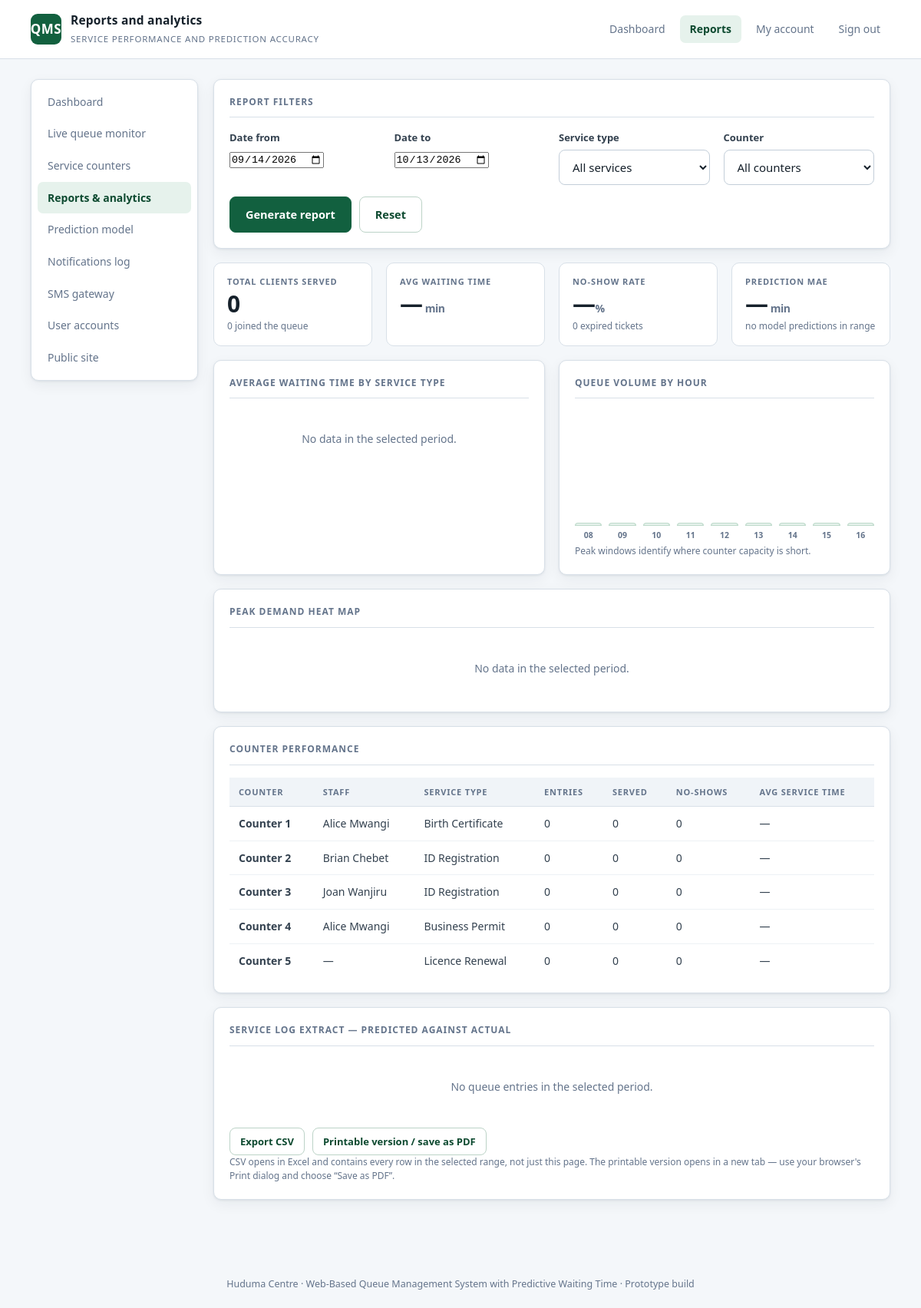
The app's page /admin/reports.php (signed in) with its own data.
### tables this page shows
CREATE TABLE service_counter (
    counter_id        INT AUTO_INCREMENT PRIMARY KEY,
    counter_name      VARCHAR(60)  NOT NULL,
    service_type      VARCHAR(80)  NOT NULL,
    status            ENUM('open','closed') NOT NULL DEFAULT 'closed',
    assigned_staff_id INT DEFAULT NULL,
    CONSTRAINT fk_counter_staff FOREIGN KEY (assigned_staff_id)
        REFERENCES user (user_id) ON DELETE SET NULL,
    INDEX idx_counter_service (service_type, status)
);

CREATE TABLE user (
    user_id        INT AUTO_INCREMENT PRIMARY KEY,
    full_name      VARCHAR(120)  NOT NULL,
    phone_number   VARCHAR(20)   NOT NULL,
    email          VARCHAR(120)  DEFAULT NULL,
    password_hash  VARCHAR(255)  DEFAULT NULL,
    role           ENUM('client','staff','admin') NOT NULL DEFAULT 'client',
    created_at     DATETIME      NOT NULL DEFAULT CURRENT_TIMESTAMP,
    INDEX idx_user_phone (phone_number),
    UNIQUE KEY uq_user_email (email)
);

### includes/helpers.php (called while the page is built, shortened)
<?php
require_once __DIR__ . '/db.php';
function e(?string $s): string
{
    return htmlspecialchars((string)$s, ENT_QUOTES, 'UTF-8');
}
function flash(?string $msg = null, string $type = 'info')
{
    $f = $_SESSION['flash'] ?? null;
    return $f;
}

### modules/reporting.php (called while the page is built, shortened)
<?php
require_once __DIR__ . '/../includes/db.php';
function report_filters(array $input): array
{
    $from = $input['from'] ?? '';
    $to   = $input['to'] ?? '';
    if (!preg_match('/^\d{4}-\d{2}-\d{2}$/', $from)) {
        $from = date('Y-m-d', strtotime('-29 days'));
    }
    if (!preg_match('/^\d{4}-\d{2}-\d{2}$/', $to)) {
        $to = date('Y-m-d');
    }
    return [
        'from'    => $from,
        'to'      => $to,
        'service' => trim((string)($input['service'] ?? '')),
        'counter' => (int)($input['counter'] ?? 0),
    ];
}
function report_where(array $f, string $alias = 'qe'): array
{
    $sql = " WHERE DATE($alias.join_time) BETWEEN :from AND :to ";
    $params = [':from' => $f['from'], ':to' => $f['to']];
    return [$sql, $params];
}
function report_summary(array $f): array
{
    [$where, $params] = report_where($f);
    $row = q_one(
        'SELECT
            COUNT(*)                                            AS total_entries,
            SUM(qe.status = "completed")                        AS served,
            SUM(qe.status = "expired")                          AS no_shows,
            SUM(qe.status = "cancelled")                        AS cancelled,
            SUM(qe.delivery_channel = "sms")                    AS sms_tickets,
            AVG(CASE WHEN qe.status = "completed"
                      AND qe.service_start_time IS NOT NULL
                     THEN TIMESTAMPDIFF(SECOND, qe.join_time,
                                        qe.service_start_time)/60 END) AS avg_actual_wait,
            AVG(CASE WHEN qe.status = "completed"
                     THEN qe.predicted_wait_time END)           AS avg_predicted_wait
         FROM queue_entry qe' . $where,
        $params
    ) ?: [];
    [$accWhere, $accParams] = report_where($f);
    $accWhere .= ' AND qe.status = "completed"
                   AND qe.prediction_source = "model"
                   AND qe.predicted_wait_time IS NOT NULL
                   AND qe.service_start_time IS NOT NULL ';
    $acc = q_one(
        'SELECT COUNT(*) AS n,
                AVG(ABS(qe.predicted_wait_time -
                        TIMESTAMPDIFF(SECOND, qe.join_time, qe.service_start_time)/60)) AS mae,
                AVG(ABS(qe.predicted_wait_time -
                        TIMESTAMPDIFF(SECOND, qe.join_time, qe.service_start_time)/60) <= 5) * 100
                    AS within_5
           FROM queue_entry qe' . $accWhere,
        $accParams
    ) ?: [];
    $total = (int)($row['total_entries'] ?? 0);
    $noShows = (int)($row['no_shows'] ?? 0);
    return [
        'total_entries'      => $total,
        'served'             => (int)($row['served'] ?? 0),
        'no_shows'           => $noShows,
        'cancelled'          => (int)($row['cancelled'] ?? 0),
        'sms_tickets'        => (int)($row['sms_tickets'] ?? 0),
        'no_show_rate'       => $total > 0 ? round($noShows / $total * 100, 1) : null,
        'avg_actual_wait'    => $row['avg_actual_wait'] !== null
                                  ? round((float)$row['avg_actual_wait'], 1) : null,
        'avg_predicted_wait' => $row['avg_predicted_wait'] !== null
                                  ? round((float)$row['avg_predicted_wait'], 1) : null,
        'accuracy_n'         => (int)($acc['n'] ?? 0),
        'mae'                => $acc['mae'] !== null ? round((float)$acc['mae'], 2) : null,
        'within_5'           => $acc['within_5'] !== null
                                  ? round((float)$acc['within_5'], 1) : null,
    ];
}
function report_by_service(array $f): array
{
    [$where, $params] = report_where($f);
    return q_all(
        'SELECT qe.service_type,
                COUNT(*) AS entries,
                SUM(qe.status = "completed") AS served,
                AVG(CASE WHEN qe.status = "completed"
                          AND qe.service_start_time IS NOT NULL
                         THEN TIMESTAMPDIFF(SECOND, qe.join_time,
                                            qe.service_start_time)/60 END) AS avg_wait,
                AVG(CASE WHEN qe.status = "completed"
                         THEN qe.predicted_wait_time END) AS avg_predicted
           FROM queue_entry qe' . $where . '
          GROUP BY qe.service_type
          ORDER BY avg_wait DESC',
        $params
    );
}
function report_by_hour(array $f): array
{
    [$where, $params] = report_where($f);
    $rows = q_all(
        'SELECT HOUR(qe.join_time) AS h, COUNT(*) AS n
           FROM queue_entry qe' . $where . '
          GROUP BY HOUR(qe.join_time)',
        $params
    );
    $byHour = [];
    return $byHour;
}
function report_by_counter(array $f): array
{
    return q_all(
        'SELECT sc.counter_id, sc.counter_name, sc.service_type, sc.status,
                u.full_name AS staff_name,
                COUNT(qe.queue_entry_id) AS entries,
                SUM(qe.status = "completed") AS served,
                SUM(qe.status = "expired")   AS no_shows,
                AVG(CASE WHEN qe.status = "completed"
                         THEN TIMESTAMPDIFF(SECOND, qe.service_start_time,
                                            qe.service_end_time)/60 END) AS avg_service
           FROM service_counter sc
      LEFT JOIN user u ON u.user_id = sc.assigned_staff_id
      LEFT JOIN queue_entry qe ON qe.counter_id = sc.counter_id
                AND DATE(qe.join_time) BETWEEN :from AND :to
          GROUP BY sc.counter_id, sc.counter_name, sc.service_type, sc.status, u.full_name
          ORDER BY sc.counter_id',
        [':from' => $f['from'], ':to' => $f['to']]
    );
}
function report_entries(array $f, int $limit = 0, int $offset = 0): array
{
    [$where, $params] = report_where($f);
    $sql =
        'SELECT qe.queue_entry_id, qe.queue_number, qe.service_type, qe.status,
                qe.join_time, qe.service_start_time, qe.service_end_time,
                qe.predicted_wait_time, qe.prediction_source, qe.delivery_channel,
                sc.counter_name,
                TIMESTAMPDIFF(SECOND, qe.join_time, qe.service_start_time)/60
                    AS actual_wait,
                TIMESTAMPDIFF(SECOND, qe.service_start_time, qe.service_end_time)/60
                    AS service_minutes
           FROM queue_entry qe
      LEFT JOIN service_counter sc ON sc.counter_id = qe.counter_id' . $where . '
          ORDER BY qe.join_time DESC, qe.queue_entry_id DESC';
    if ($limit > 0) {
        $sql .= ' LIMIT ' . (int)$limit . ' OFFSET ' . (int)$offset;
    }
    return q_all($sql, $params);
}
function report_entries_count(array $f): int
{
    [$where, $params] = report_where($f);
    return (int)q_val('SELECT COUNT(*) FROM queue_entry qe' . $where, $params, 0);
}

### includes/db.php (called while the page is built, shortened)
<?php
function db(): PDO
{
    static $pdo = null;
    if ($pdo === null) {
        $dsn = sprintf('mysql:host=%s;dbname=%s;charset=utf8mb4', DB_HOST, DB_NAME);
        try {
            $pdo = new PDO($dsn, DB_USER, DB_PASS, [
                PDO::ATTR_ERRMODE            => PDO::ERRMODE_EXCEPTION,
                PDO::ATTR_DEFAULT_FETCH_MODE => PDO::FETCH_ASSOC,
                PDO::ATTR_EMULATE_PREPARES   => false,
            ]);
        } catch (PDOException $e) {
            http_response_code(500);
            die('Database connection failed. Check config/config.php. '
                . (APP_DEBUG ? htmlspecialchars($e->getMessage()) : ''));
        }
    }
    return $pdo;
}
function q(string $sql, array $params = []): PDOStatement
{
    $stmt = db()->prepare($sql);
    $stmt->execute($params);
    return $stmt;
}
function q_one(string $sql, array $params = []): ?array
{
    $row = q($sql, $params)->fetch();
    return $row === false ? null : $row;
}
function q_all(string $sql, array $params = []): array
{
    return q($sql, $params)->fetchAll();
}
function q_val(string $sql, array $params = [], $default = null)
{
    $v = q($sql, $params)->fetchColumn();
    return $v === false ? $default : $v;
}

### includes/pagination.php (called while the page is built, shortened)
<?php
require_once __DIR__ . '/helpers.php';
function paginate(int $total, int $perPage = 25, string $param = 'page'): array
{
    $perPage = max(5, min(200, $perPage));
    $pages   = max(1, (int)ceil($total / $perPage));
    $page    = max(1, min($pages, (int)($_GET[$param] ?? 1)));
    return [
        'page'   => $page,
        'per'    => $perPage,
        'offset' => ($page - 1) * $perPage,
        'pages'  => $pages,
        'total'  => $total,
    ];
}

### admin/reports.php (the view, shortened to what this page needs)
<?php
require_once __DIR__ . '/../includes/layout.php';
require_once __DIR__ . '/../includes/pagination.php';
require_once __DIR__ . '/../modules/reporting.php';
$f = report_filters($_GET);
$printMode = ($_GET['print'] ?? '') === '1';
$summary  = report_summary($f);
$byService = report_by_service($f);
$byHour    = report_by_hour($f);
$byCounter = report_by_counter($f);
$total = report_entries_count($f);
$pg    = paginate($total, $printMode ? 500 : 25);
$rows  = report_entries($f, $pg['per'], $pg['offset']);
$maxHour = $byHour ? max($byHour) : 0;
$maxCell = 0;
?>
<div class="side-layout <?= $printMode ? 'print-mode' : '' ?>">
  <?php if (!$printMode): ?>
  <nav class="sidenav">
    <a href="dashboard.php">Dashboard</a>
    <a href="monitor.php">Live queue monitor</a>
    <a href="counters.php">Service counters</a>
    <a class="on" href="reports.php">Reports &amp; analytics</a>
    <a href="model.php">Prediction model</a>
    <a href="notifications.php">Notifications log</a>
    <a href="gateway.php">SMS gateway</a>
    <a href="users.php">User accounts</a>
    <a href="../index.php">Public site</a>
  </nav>
  <?php endif; ?>
  <div>
    <?php if ($printMode): ?>
      <div class="print-head">
        <h1><?= e(CENTRE_NAME) ?> &mdash; Queue Performance Report</h1>
        <p><?= e(date('d M Y', strtotime($f['from']))) ?> to
           <?= e(date('d M Y', strtotime($f['to']))) ?>
           <?= $f['service'] !== '' ? ' &middot; ' . e($f['service']) : ' &middot; all services' ?>
           &middot; generated <?= e(date('d M Y H:i')) ?></p>
      </div>
    <?php else: ?>
    <div class="panel no-print">
      <h2>Report filters</h2>
      <form method="get">
        <div class="grid g4">
          <div>
            <label for="from">Date from</label>
            <input type="date" id="from" name="from" value="<?= e($f['from']) ?>">
          </div>
          <div>
            <label for="to">Date to</label>
            <input type="date" id="to" name="to" value="<?= e($f['to']) ?>">
          </div>
          <div>
            <label for="service">Service type</label>
            <select id="service" name="service">
              <option value="">All services</option>
            </select>
          </div>
          <div>
            <label for="counter">Counter</label>
            <select id="counter" name="counter">
              <option value="0">All counters</option>
            </select>
          </div>
        </div>
        <div class="btn-row">
          <button class="btn" type="submit">Generate report</button>
          <a class="btn ghost" href="reports.php">Reset</a>
        </div>
      </form>
    </div>
    <?php endif; ?>
    <div class="grid g4" style="margin-bottom:18px;">
      <div class="stat"><div class="k">Total clients served</div>
        <div class="v"><?= number_format($summary['served']) ?></div>
        <div class="d"><?= number_format($summary['total_entries']) ?> joined the queue</div></div>
      <div class="stat"><div class="k">Avg waiting time</div>
        <div class="v"><?= $summary['avg_actual_wait'] !== null
              ? e((string)$summary['avg_actual_wait']) : '—' ?><small> min</small></div>
        <div class="d"><?= $summary['avg_predicted_wait'] !== null
              ? 'predicted: ' . e((string)$summary['avg_predicted_wait']) . ' min' : '' ?></div></div>
      <div class="stat"><div class="k">No-show rate</div>
        <div class="v"><?= $summary['no_show_rate'] !== null
              ? e((string)$summary['no_show_rate']) : '—' ?><small>%</small></div>
        <div class="d"><?= number_format($summary['no_shows']) ?> expired tickets</div></div>
      <div class="stat"><div class="k">Prediction MAE</div>
        <div class="v"><?= $summary['mae'] !== null ? e((string)$summary['mae']) : '—' ?><small> min</small></div>
        <div class="d"><?= $summary['within_5'] !== null
              ? e((string)$summary['within_5']) . '% within 5 min &middot; n=' . $summary['accuracy_n']
              : 'no model predictions in range' ?></div></div>
    </div>
    <div class="grid g2">
      <div class="panel">
        <h2>Average waiting time by service type</h2>
        <?php if (!$byService): ?>
          <div class="empty">No data in the selected period.</div>
        <?php endif; ?>
      </div>
      <div class="panel">
        <h2>Queue volume by hour</h2>
        <div class="bars-wrap">
          <div class="bars">
            <?php for ($h = OPENING_HOUR; $h < CLOSING_HOUR; $h++):
                $n = $byHour[$h] ?? 0;
                $pct = $maxHour > 0 ? max(3, (int)round($n / $maxHour * 100)) : 3; ?>
              <div class="b" style="height:<?= $pct ?>%" title="<?= $n ?> clients">
                <b><?= sprintf('%02d', $h) ?></b>
              </div>
            <?php endfor; ?>
          </div>
        </div>
        <p class="tiny muted">Peak windows identify where counter capacity is short.</p>
      </div>
    </div>
    <div class="panel">
      <h2>Peak demand heat map</h2>
      <?php if ($maxCell === 0): ?>
        <div class="empty">No data in the selected period.</div>
      <?php endif; ?>
    </div>
    <div class="panel">
      <h2>Counter performance</h2>
      <table>
        <thead><tr>
          <th>Counter</th><th>Staff</th><th>Service type</th><th>Entries</th>
          <th>Served</th><th>No-shows</th><th>Avg service time</th>
        </tr></thead>
        <tbody>
        <?php foreach ($byCounter as $c): ?>
          <tr>
            <td><b><?= e($c['counter_name']) ?></b></td>
            <td><?= e($c['staff_name'] ?? '—') ?></td>
            <td><?= e($c['service_type']) ?></td>
            <td><?= (int)$c['entries'] ?></td>
            <td><?= (int)$c['served'] ?></td>
            <td><?= (int)$c['no_shows'] ?></td>
            <td><?= $c['avg_service'] !== null
                    ? number_format((float)$c['avg_service'], 1) . ' min' : '—' ?></td>
          </tr>
        <?php endforeach; ?>
        </tbody>
      </table>
    </div>
    <div class="panel">
      <h2>Service log extract &mdash; predicted against actual</h2>
      <?php if (!$rows): ?>
        <div class="empty">No queue entries in the selected period.</div>
      <?php endif; ?>
      <?php if (!$printMode): ?>
      <div class="btn-row mt no-print">
        <?php $qs = http_build_query(array_merge($f, ['export' => 'csv'])); ?>
        <a class="btn ghost sm" href="reports.php?<?= e($qs) ?>">Export CSV</a>
        <?php $qsp = http_build_query(array_merge($f, ['print' => '1'])); ?>
        <a class="btn ghost sm" href="reports.php?<?= e($qsp) ?>" target="_blank">
          Printable version / save as PDF</a>
      </div>
      <p class="tiny muted no-print">
        CSV opens in Excel and contains every row in the selected range, not just
        this page. The printable version opens in a new tab &mdash; use your
        browser's Print dialog and choose &ldquo;Save as PDF&rdquo;.
      </p>
      <?php endif; ?>
    </div>
  </div>
</div>

### records on screen
service_counter: counter_name "Counter 1", assigned_staff.full_name "Alice Mwangi", service_type "Birth Certificate", entries "0", served "0", no_shows "0"
service_counter: counter_name "Counter 2", assigned_staff.full_name "Brian Chebet", service_type "ID Registration", entries "0", served "0", no_shows "0"
service_counter: counter_name "Counter 3", assigned_staff.full_name "Joan Wanjiru", service_type "ID Registration", entries "0", served "0", no_shows "0"
service_counter: counter_name "Counter 4", assigned_staff.full_name "Alice Mwangi", service_type "Business Permit", entries "0", served "0", no_shows "0"
service_counter: counter_name "Counter 5", staff_name "—", service_type "Licence Renewal", entries "0", served "0", no_shows "0"

### other values on screen
$opts['heading'] "Reports and analytics"
$opts['subheading'] "SERVICE PERFORMANCE AND PREDICTION ACCURACY"
$summary['served'] "0"
$summary['total_entries'] "0"
$summary['no_shows'] "0"
CENTRE_NAME "Huduma Centre"
